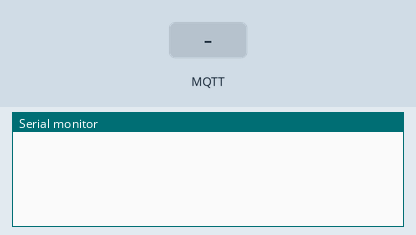
The sketch below on a simulated ESP8266 (NodeMCU). Shown: the last lines printed to the serial monitor. The inputs (shaded band) are chosen by the test bench. No MQTT or app messages arrive unless stated.

Above: at 4.8 s.
4.9 s: MQTT message "1" arrives on the first subscribed topic
At 7.2 s:
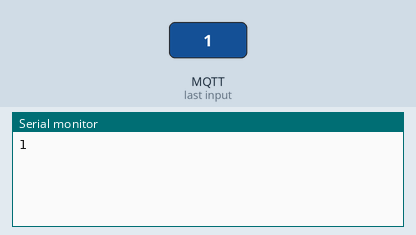
7.5 s: MQTT message "on" arrives on the first subscribed topic
At 8.7 s:
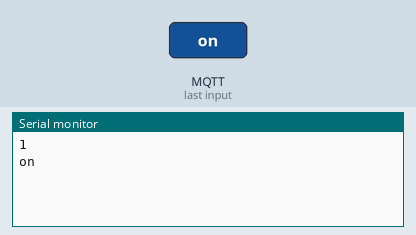
9.5 s: MQTT message "off" arrives on the first subscribed topic
At 11.4 s:
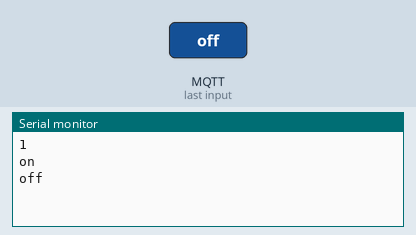

The sketch:

mqtt_test.ino
```cpp
/*
  SimpleMQTTClient.ino
  The purpose of this exemple is to illustrate a simple handling of MQTT and Wifi connection.
  Once it connects successfully to a Wifi network and a MQTT broker, it subscribe to a topic and send a message to it.
  It will also send a message delayed 5 seconds later.
*/

#include <ESP8266WiFi.h>
#include <EspMQTTClient.h>

EspMQTTClient client(
  "A_Redmi",
  "M2yAl244",
  "192.168.43.213",  // MQTT Broker server ip
  "testclient",     // Client name that uniquely identify your device
  1883              // The MQTT port, default to 1883. this line can be omitted
);

void setup()
{
  Serial.begin(115200);

  // Optionnal functionnalities of EspMQTTClient :
  client.enableDebuggingMessages(); // Enable debugging messages sent to serial output
  client.enableHTTPWebUpdater(); // Enable the web updater. User and password default to values of MQTTUsername and MQTTPassword. These can be overrited with enableHTTPWebUpdater("user", "password").
  client.enableLastWillMessage("TestClient/lastwill", "I am going offline");  // You can activate the retain flag by setting the third parameter to true
}

// This function is called once everything is connected (Wifi and MQTT)
// WARNING : YOU MUST IMPLEMENT IT IF YOU USE EspMQTTClient
void onConnectionEstablished()
{
  // Subscribe to "mytopic/test" and display received message to Serial
  client.subscribe("house/#", [](const String & payload) {
    Serial.println(payload);
  });

  // Publish a message to "mytopic/test"
  client.publish("house/7", "This is a message"); // You can activate the retain flag by setting the third parameter to true

  // Execute delayed instructions
  client.executeDelayed(5 * 1000, []() {
    client.publish("house/6", "This is a message sent 5 seconds later");
  });
}

void loop()
{
  client.loop();
  client.publish("house/7", "This is a message");
  delay(2000);
}
```

Measured:
- after the input at 4.9 s, the serial monitor: prints a new line after 1.1 s (image 1)
- after the input at 7.5 s, the serial monitor: prints a new line after 0.50 s (image 2)
- after the input at 9.5 s, the serial monitor: prints a new line after 0.50 s (image 3)
